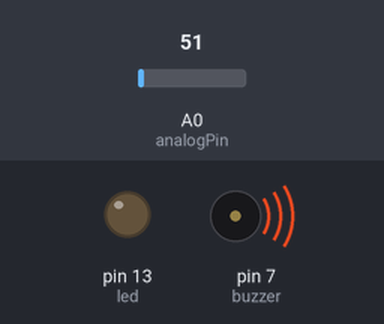
A sketch run on a simulated Arduino Uno, built with avr-gcc and run on an emulated ATmega328P. On the bench: output pins drawn as LEDs (lit = HIGH), buzzer (waves = sounding). Inputs (shaded band) come from the test bench; at power-on: A0 (analogPin) = 51. What the sketch prints to the serial monitor is not drawn.

Above: at 1.2 s.
1.3 s: A0 (analogPin) set to 47
At 2.5 s:
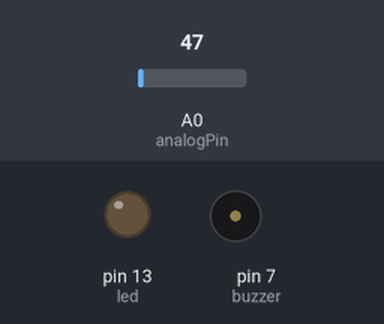
2.8 s: A0 (analogPin) set to 61
At 4.0 s:
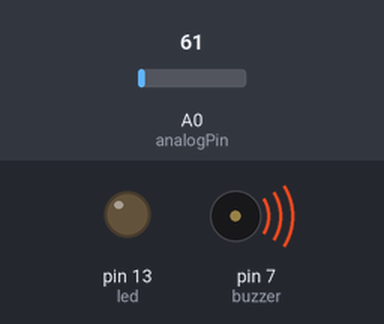
4.3 s: A0 (analogPin) set to 30
At 5.2 s:
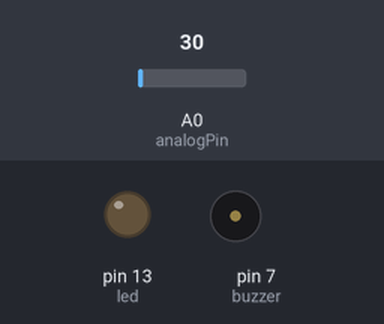
Timing chart, 0 to 7.3 s (numbered marks = the images above; inputs shaded):
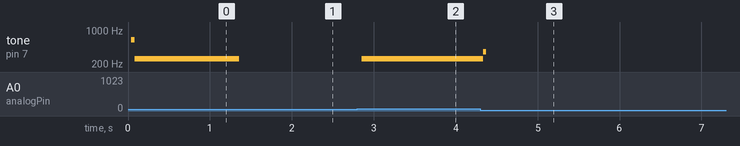

Measured:
- the behaviour switches between 50 and 49 on A0 (analogPin) (found by bisection; images 0 and 1)
- after the input at 1.3 s, tone on pin 7 (buzzer): 254 Hz → silent after 0.06 s
- after the input at 2.8 s, tone on pin 7 (buzzer): silent → 254 Hz after 0.06 s
- after the input at 4.3 s, tone on pin 7 (buzzer): 254 Hz → 360 Hz at once, → silent 0.04 s later

The sketch:

Arduino_Code_for_Fire_Alarm_using_LM35.ino
```cpp
// Pin 13 has an LED connected on most Arduino boards.
// give it a name:
int analogPin = 0;     // temperature sensor(LM35) connected to analog pin 0

                       // outside leads to ground and +5V

int val = 0;           // variable to store the value read


int buzzer = 7;
int led = 13;

// the setup routine runs once when you press reset:
void setup() {
  Serial.begin(9600);
  // initialize the digital pin as an output.
  pinMode(buzzer, OUTPUT);
  pinMode(led,OUTPUT);
  }

// the loop routine runs over and over again forever:
void loop() {
  val = analogRead(analogPin);    // read the input pin

  Serial.println(val);             // debug value
  if (val > 49)
  {

  digitalWrite(buzzer, HIGH);   // turn the buzzer on (HIGH is the voltage level)
     digitalWrite(led, HIGH);
  //delay(1000);               // wait for a second

}
  digitalWrite(buzzer, LOW);    // turn the LED off by making the voltage LOW
   digitalWrite(led, LOW);
  //delay(1000);               // wait for a second
}
```
